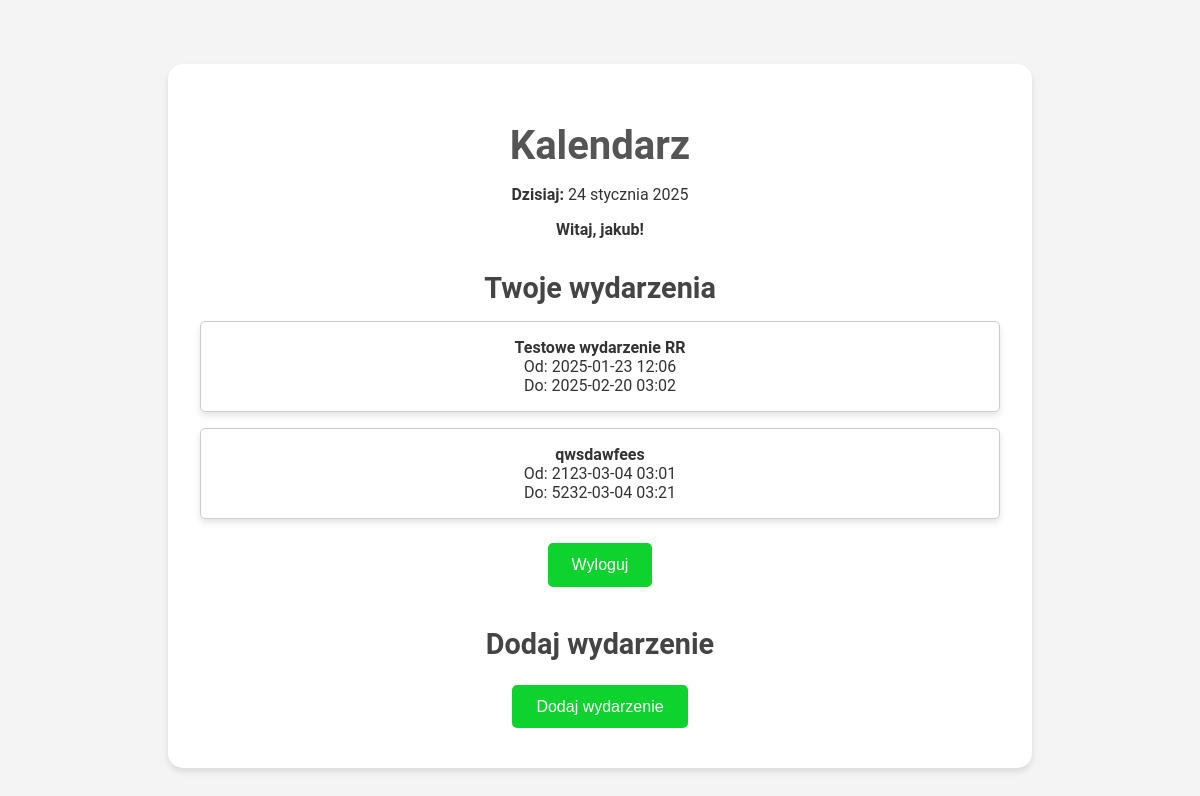
Page / (signed in) on the earlier database version.
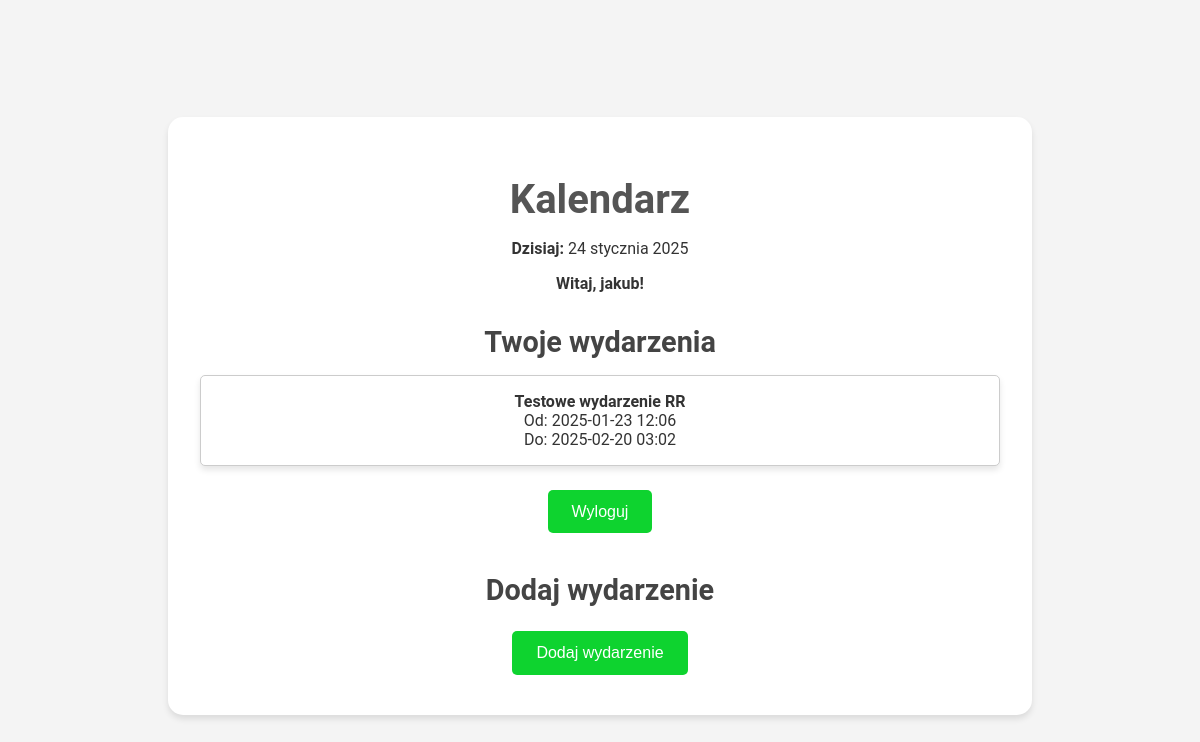
Same page on the later database version.
### calendar_module/models.py (models this page shows, shortened)
class Event(models.Model):
    title = models.CharField(max_length=200, verbose_name="Tytuł")
    description = models.TextField(blank=True, verbose_name="Opis")
    start_time = models.DateTimeField(verbose_name="Czas rozpoczęcia")
    end_time = models.DateTimeField(verbose_name="Czas zakończenia")
    user = models.ForeignKey(
        User, on_delete=models.CASCADE, related_name="events", verbose_name="Użytkownik"
    )

### calendar_module/views.py (the view)
# urls.py: 2. Add a URL to urlpatterns:  path('', views.home, name='home')
def home(request):
    today = date.today()
    if request.user.is_authenticated:
        user = request.user
        events = Event.objects.filter(user=user).order_by('start_time')
    else:
        user = None
        events = []
    return render(request, 'home.html', {
        'today': today,
        'events': events,
        'user': user,
    })

### calendar_module/templates/home.html (shortened to what this page needs)
<!DOCTYPE html>
<html lang="pl">
<head>
</head>
<body>
    <div class="content-container">
        <h1>Kalendarz</h1>
        <p><strong>Dzisiaj:</strong> {{ today }}</p>
        {% if user.is_authenticated %}
            <p class="center"><strong>Witaj, {{ user.username }}!</strong></p>
            <h2>Twoje wydarzenia</h2>
            {% if events %}
                <ul>
                    {% for event in events %}
                    <li>
                        <a href="{% url 'event_detail' event.id %}">
                            <strong>{{ event.title }}</strong>
                        </a><br>
                        Od: {{ event.start_time|date:"Y-m-d H:i" }}<br>
                        Do: {{ event.end_time|date:"Y-m-d H:i" }}
                    </li>
                    {% endfor %}
                </ul>
            {% else %}
                <p class="center">Nie masz żadnych zaplanowanych wydarzeń.</p>
            {% endif %}
            <form method="post" action="{% url 'logout' %}">
                <button type="submit">Wyloguj</button>
            </form>
        {% else %}
            <p class="center"><strong>Zaloguj się, aby zobaczyć wydarzenia.</strong></p>
            <div class="button-container">
                <a href="{% url 'login' %}"><button type="button">Zaloguj się</button></a>
                <a href="{% url 'register' %}"><button type="button">Zarejestruj się</button></a>
            </div>
        {% endif %}
        <h2>Dodaj wydarzenie</h2>
        <a href="{% url 'add_event' %}">
            <button type="button">Dodaj wydarzenie</button>
        </a>
    </div>
</body>
</html>

Differences in the rows shown:
removed Event: title "qwsdawfees", start_time "2123-03-04 03:01", end_time "5232-03-04 03:21"
